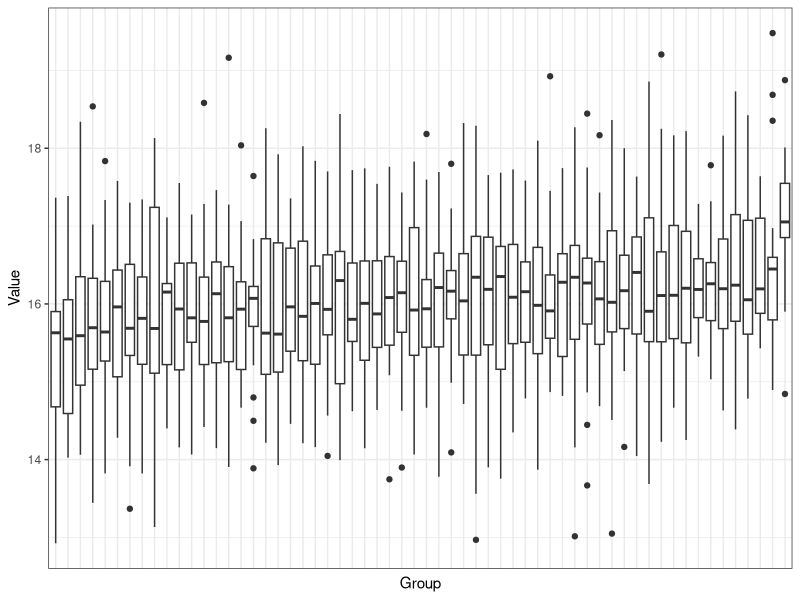
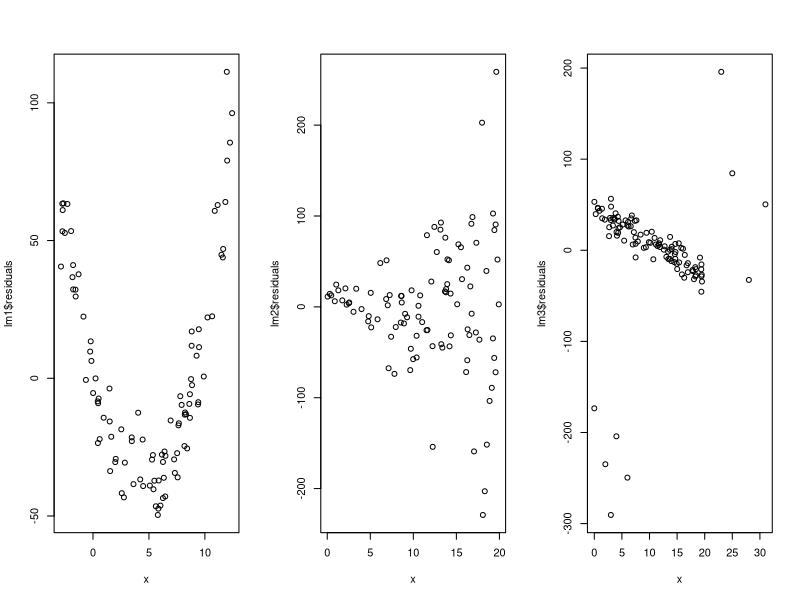
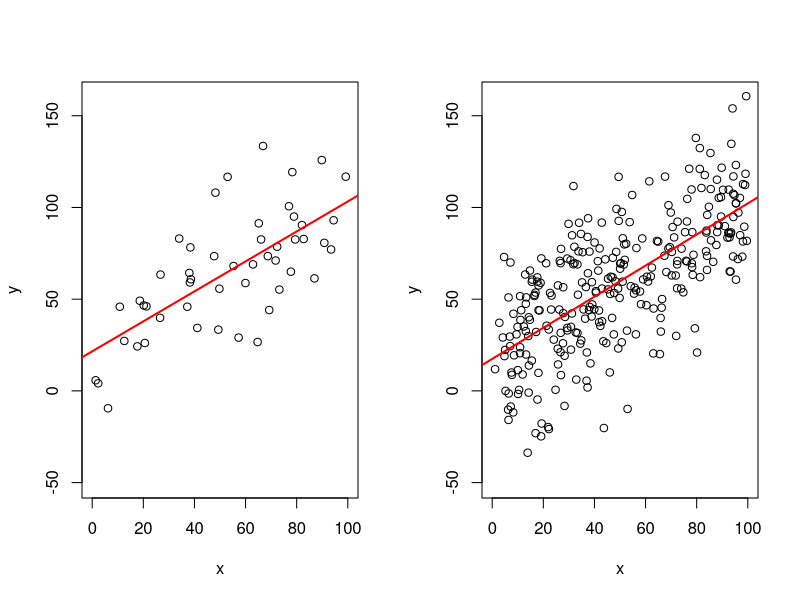
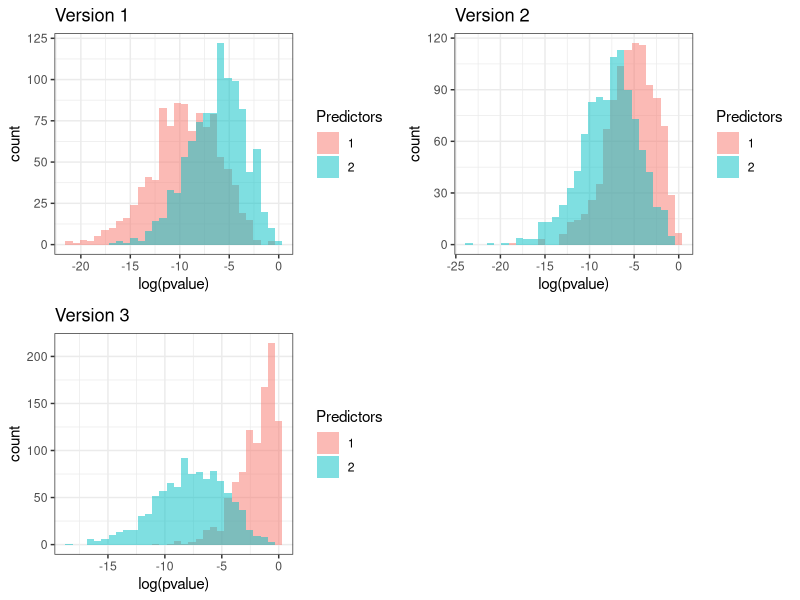

These figures' R source, in order:
## ---- chunk 1
library(ggplot2)
set.seed(33)
n = 20
sigma = 1
off_group <- rnorm(n, 17, sigma)
rest_groups <- rnorm(n * 59, 16, sigma)
data <- data.frame("Group" = c(rep(paste0("", 1:60), each = n)), 
                   "Value" = c(rest_groups[1:(4*n)], off_group, 
                               rest_groups[(4*n + 1):(59*n)]))
ggplot(data, aes(x=reorder(Group, Value), y=Value)) + 
  geom_boxplot() + 
  theme_bw() + 
  theme(axis.text.x=element_blank(), #remove x axis labels
        axis.ticks.x=element_blank(), #remove x axis ticks
        ) +
  xlab("Group")
## ---- chunk 2
library(MASS)
nsims <- 10000
uncorrolated <- vector(length = nsims)
for (i in 1:nsims) {
  uncorrolated[i] <- t.test(rnorm(15, 0.1, 1))$p.value
}
corrolated <- vector(length = nsims)
Sigma <- matrix(0.5, 15, 15)
diag(Sigma) <- 1
for (i in 1:nsims) {
  corrolated[i] <- t.test(mvrnorm(1, rep(0.1, 15), Sigma))$p.value
}

mean(uncorrolated < 0.05)
mean(corrolated < 0.05)
## ---- chunk 3
par(mfrow = c(1,3))
# Quadratic
n <- 100
x <- runif(n, -3, 13)
y <- (x-3)^2 * 2 + rnorm(n, 0, 10)
lm1 <- lm(y~x)
plot(lm1$residuals ~ x)

# Nonconstant variance
x <- runif(n, 0, 20)
y <- x * 2 + rnorm(n, 0, x*5)
lm2 <- lm(y~x)
plot(lm2$residuals ~ x)

x <- runif(n, 0, 20)
y <- 20 + x * 2 + rnorm(n, 0, 10)
x <- c(x, 23, 25, 28, 31, 0, 3, 2, 6, 4)
y <- c(y, 300, 200, 100, 200, -200, -300, -250, -242, -208)
lm3 <- lm(y~x)
plot(lm3$residuals ~ x)
## ---- chunk 4
countries <- read.csv("data/countries.csv")
summary(lm(epi_eh ~ epi_cch + log(mad_gdppc, 2), countries))
## ---- chunk 5
set.seed(1)
par(mfrow = c(1, 2))

# Sparse plot
n <- 50
x <- runif(n, 0, 100)
y <- 20 + 0.8 * x + rnorm(n, 0, 25)
lm1 <- lm(y ~ x)

new.x = seq(0,100,0.5)
new.yhat = predict(lm1, newdata=data.frame(x = new.x),
                   interval = c("confidence"))
pred.yhat = predict(lm1, newdata=data.frame(x = new.x),
                    interval = c("prediction"))

plot(y~x, xlim=c(0, 100), ylim=c(-50, 160))
abline(lm1,col="red",lwd=2)

# Dense plot
n <- 300
x <- runif(n, 0, 100)
y <- 20 + 0.8 * x + rnorm(n, 0, 25)
lm2 <- lm(y ~ x)

new.yhat = predict(lm2, newdata=data.frame(x = new.x),
                   interval = c("confidence"))
pred.yhat = predict(lm2, newdata=data.frame(x = new.x),
                    interval = c("prediction"))
plot(y~x, xlim=c(0, 100), ylim=c(-50, 160))
abline(lm2,col="red",lwd=2)
## ---- chunk 6
contrast.test <- function(fit_lm, vec1, vec2) {
  beta.hat = coef(fit_lm)
  C = vec1 - vec2
  t.stat = C %*% beta.hat/sqrt(t(C) %*% vcov(fit_lm) %*% C)
  p.value = 2*(1-pt(abs(t.stat),df=fit_lm$df.residual))
  return (c("t.stat" = t.stat, "p.value" = p.value, "df" = fit_lm$df.residual))
}

x <- rep(c(0,1), each=10)
y <- 10 * x + rnorm(20, 0, 5)
fit_lm <- lm(y~x)
lm_sum <- summary(fit_lm)

c("t-test" = t.test(y~as.factor(x), alternative="two.sided")$p.value, 
  "lm" = lm_sum$coefficients[2,4], 
  "f-test" = pf(lm_sum$fstatistic[1],lm_sum$fstatistic[2],
                lm_sum$fstatistic[3],lower.tail=FALSE),
  "contrast" = contrast.test(fit_lm, c(0, 1), c(0, 0))[2])
## ---- chunk 7
library(ggpubr)
set.seed(139)

nsims = 1000
n = 20
beta_1 = 2
beta_2 = 2
sigma = 2

run_simulation <- function(Sigma) {
  # Model with predictors for only X_1
  pvals_single = vector(length = nsims)
  for (i in 1:nsims) {
    x = mvrnorm(n = n, rep(0, 2), Sigma)
    y = x %*% c(beta_1, beta_2) + rnorm(n, 0, sigma)
    pvals_single[i] = summary(lm(y ~ x[,1]))$coefficients[2, 4]
  }
  
  # Model with predictors for X_1 and X_2
  pvals_double = vector(length = nsims)
  for (i in 1:nsims) {
    x = mvrnorm(n = n, rep(0, 2), Sigma)
    y = x %*% c(beta_1, beta_2) + rnorm(n, 0, sigma)
    pvals_double[i] = summary(lm(y ~ x))$coefficients[2, 4]
  }
  
  out_data = data.frame(Predictors = as.factor(c(rep(1, nsims), rep(2, nsims))), 
                        pvalue = c(pvals_single, pvals_double))
  
  return(out_data)
}

# Version 1
Sigma = cbind(c(1, 0.5), c(0.5, 1))

out_data <- run_simulation(Sigma)

plot1 <- ggplot(out_data, aes(x = log(pvalue), fill = Predictors)) + 
  geom_histogram(alpha=0.5, position="identity", bins=30) + 
  theme_bw() + 
  ggtitle("Version 1")

# Version 2
Sigma = cbind(c(1, 0), c(0, 1))

out_data <- run_simulation(Sigma)

plot2 <- ggplot(out_data, aes(x = log(pvalue), fill = Predictors)) + 
  geom_histogram(alpha=0.5, position="identity", bins=30) + 
  theme_bw() + 
  ggtitle("Version 2")

# Version 3
Sigma = cbind(c(1, 0), c(0, 10))

out_data <- run_simulation(Sigma)

plot3 <- ggplot(out_data, aes(x = log(pvalue), fill = Predictors)) + 
  geom_histogram(alpha=0.5, position="identity", bins=30) + 
  theme_bw() + 
  ggtitle("Version 3")

ggarrange(plot1, plot2, plot3, ncol = 2, nrow = 2)
